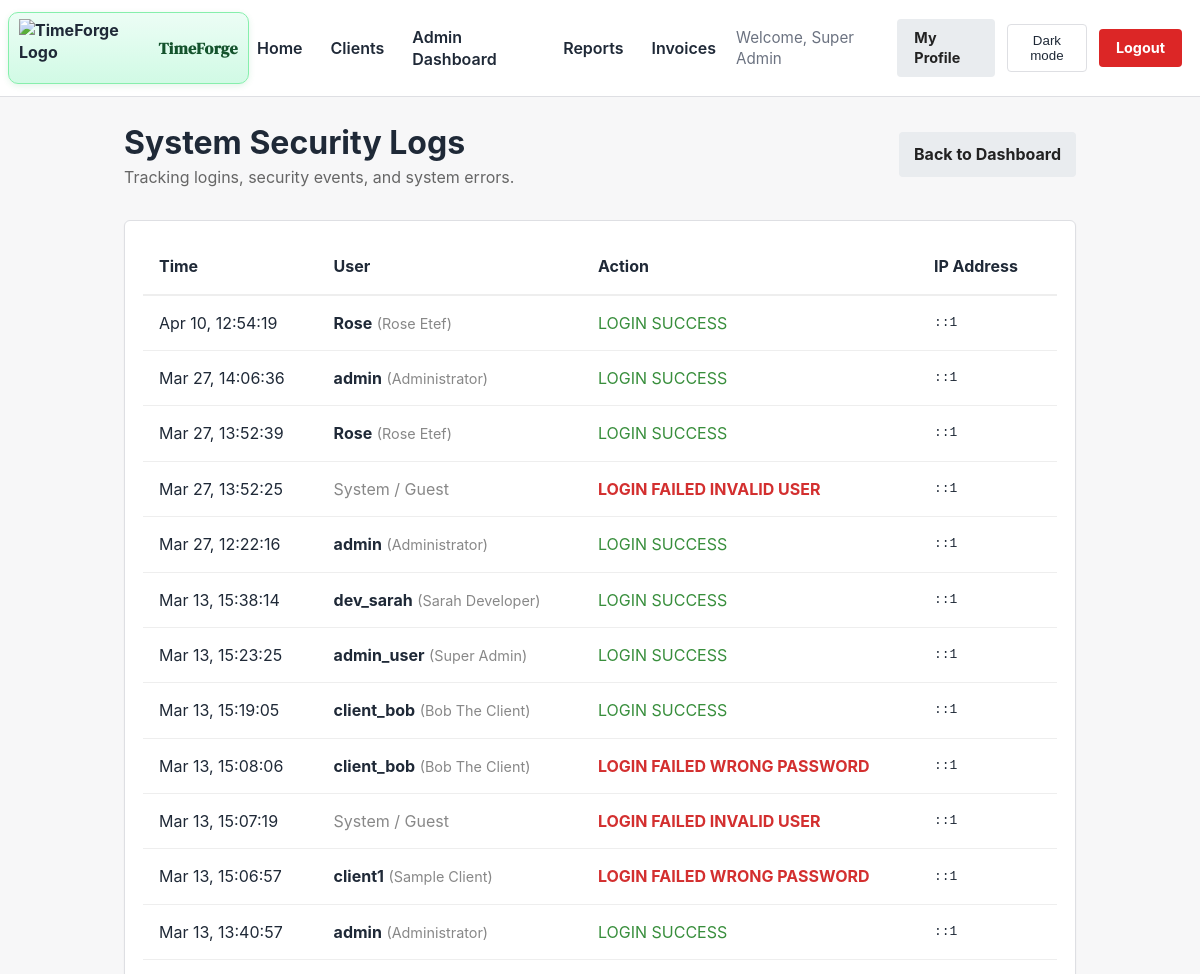
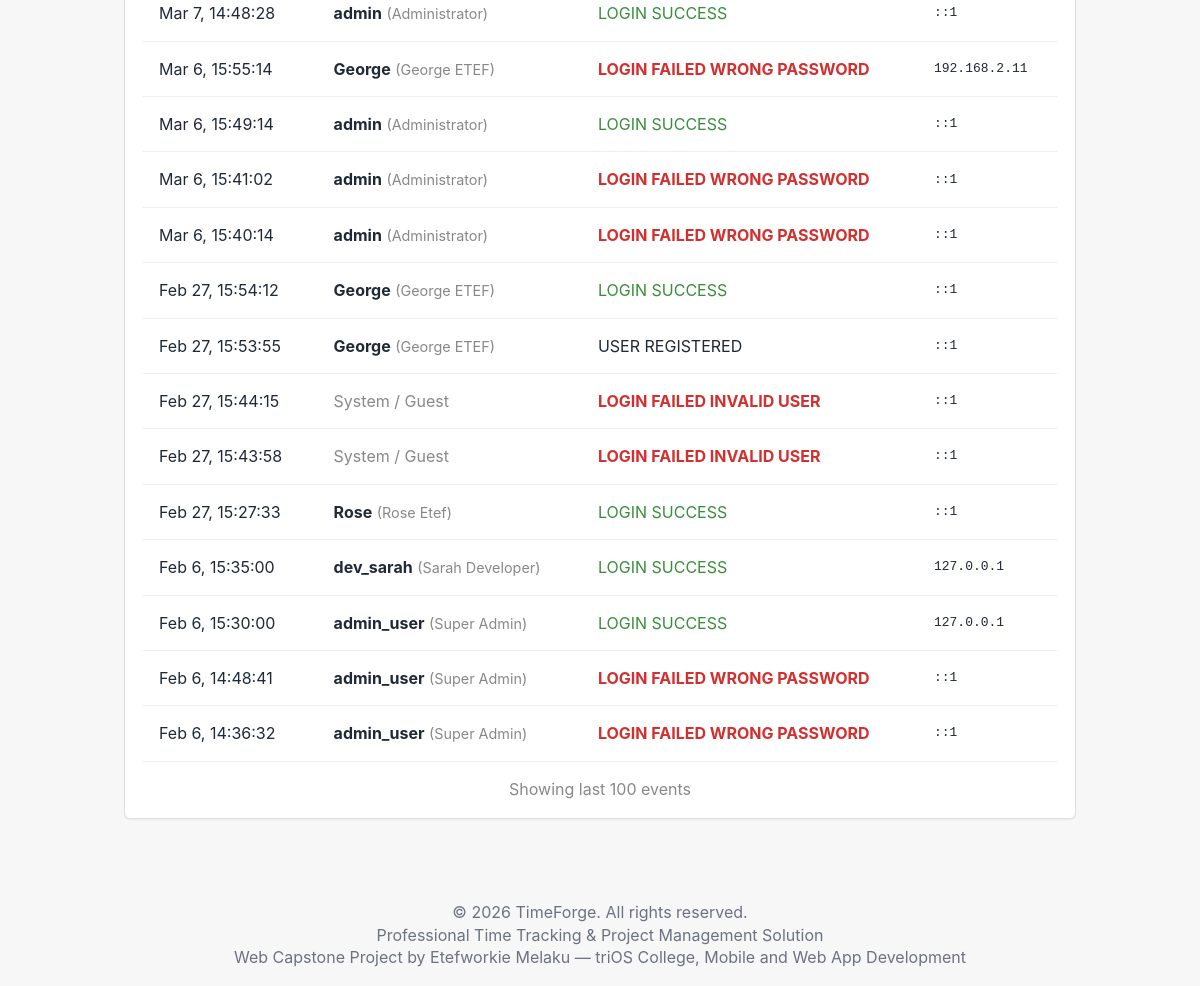
/admin/audit_logs.php (signed in), run on the app's committed database (2 pictures, top to bottom).
### tables this page shows
CREATE TABLE `audit_logs` (
  `id` int(11) NOT NULL AUTO_INCREMENT,
  `user_id` int(11) NOT NULL,
  `action` varchar(100) NOT NULL,
  `ip_address` varchar(45) DEFAULT NULL,
  `user_agent` text DEFAULT NULL,
  `created_at` timestamp NOT NULL DEFAULT current_timestamp(),
  PRIMARY KEY (`id`),
  KEY `user_id` (`user_id`)
);

CREATE TABLE `users` (
  `id` int(11) NOT NULL AUTO_INCREMENT,
  `username` varchar(50) NOT NULL,
  `email` varchar(100) NOT NULL,
  `password` varchar(255) NOT NULL,
  `role` enum('admin','freelancer','client') NOT NULL DEFAULT 'freelancer',
  `full_name` varchar(100) NOT NULL,
  `company_name` varchar(150) DEFAULT NULL,
  `business_tagline` varchar(200) DEFAULT NULL,
  `is_active` tinyint(1) DEFAULT 1,
  `last_login` datetime DEFAULT NULL,
  `last_active_at` datetime DEFAULT NULL,
  `current_project_id` int(11) DEFAULT NULL,
  `password_reset_token` varchar(255) DEFAULT NULL,
  `password_reset_expires` datetime DEFAULT NULL,
  `created_at` timestamp NOT NULL DEFAULT current_timestamp(),
  `updated_at` timestamp NOT NULL DEFAULT current_timestamp() ON UPDATE current_timestamp(),
  PRIMARY KEY (`id`),
  UNIQUE KEY `username` (`username`),
  UNIQUE KEY `email` (`email`),
  KEY `users_fk_current_project` (`current_project_id`),
  CONSTRAINT `users_fk_current_project` FOREIGN KEY (`current_project_id`) REFERENCES `projects` (`id`) ON DELETE SET NULL
);

### admin/audit_logs.php (the view, shortened to what this page needs)
<?php
require_once __DIR__ . '/../includes/auth.php';
try {
    $sql = "
        SELECT al.*, u.username, u.full_name
        FROM audit_logs al
        LEFT JOIN users u ON al.user_id = u.id
        ORDER BY al.created_at DESC
        LIMIT 100
    ";
    $stmt = $pdo->query($sql);
    $logs = $stmt->fetchAll(PDO::FETCH_ASSOC);
} catch (PDOException $e) {
    die("Error fetching logs: " . $e->getMessage());
}
?>
<!DOCTYPE html>
<html lang="en">
<head>
    <link rel="stylesheet" href="/TimeForge_Capstone/css/style.css">
</head>
<body>
    <?php include_once __DIR__ . '/../includes/header_partial.php'; ?>
    <div class="container">
        <div style="display: flex; justify-content: space-between; align-items: center; margin-bottom: 2rem;">
            <div>
                <h1>System Security Logs</h1>
                <p style="color: #666;">Tracking logins, security events, and system errors.</p>
            </div>
            <a href="/TimeForge_Capstone/admin/dashboard.php" class="btn btn-secondary">Back to Dashboard</a>
        </div>
        <div class="card">
            <div style="overflow-x: auto;">
                <table style="width: 100%; border-collapse: collapse;">
                    <thead>
                        <tr style="border-bottom: 2px solid #eee; text-align: left;">
                            <th style="padding: 1rem;">Time</th>
                            <th style="padding: 1rem;">User</th>
                            <th style="padding: 1rem;">Action</th>
                            <th style="padding: 1rem;">IP Address</th>
                        </tr>
                    </thead>
                    <tbody>
                        <?php foreach ($logs as $log):
                            $actionClass = '';
                            if (strpos($log['action'], 'failed') !== false) $actionClass = 'color: #d32f2f; font-weight: bold;';
                            elseif (strpos($log['action'], 'success') !== false) $actionClass = 'color: #388e3c;';
                        ?>
                        <tr style="border-bottom: 1px solid #eee;">
                            <td style="padding: 1rem; white-space: nowrap;">
                                <?= date('M j, H:i:s', strtotime($log['created_at'])) ?>
                            </td>
                            <td style="padding: 1rem;">
                                <?php if ($log['user_id'] && $log['username']): ?>
                                    <strong><?= htmlspecialchars($log['username']) ?></strong>
                                    <span style="color: #888; font-size: 0.9em;">(<?= htmlspecialchars($log['full_name']) ?>)</span>
                                <?php else: ?>
                                    <span style="color: #888;">System / Guest</span>
                                <?php endif; ?>
                            </td>
                            <td style="padding: 1rem; <?= $actionClass ?>">
                                <?= htmlspecialchars(str_replace('_', ' ', strtoupper($log['action']))) ?>
                            </td>
                            <td style="padding: 1rem; font-family: monospace;">
                                <?= htmlspecialchars($log['ip_address']) ?>
                            </td>
                        </tr>
                        <?php endforeach; ?>
                    </tbody>
                </table>
            </div>
            <p style="text-align: center; margin-top: 1rem; color: #888;">Showing last 100 events</p>
        </div>
    </div>
    <?php include_once __DIR__ . '/../includes/footer_partial.php'; ?>
</body>
</html>

### css/style.css (style rules this page uses)
* { margin: 0; padding: 0; box-sizing: border-box; }
html, body { height: 100%; }
body { font-family: -apple-system, BlinkMacSystemFont, "Segoe UI", Roboto, Arial, sans-serif; background: #f7f7f8; color: #1f2937; line-height: 1.4; transition: background-color 0.3s ease, color 0.3s ease; }
a { color: #2563eb; text-decoration: none; }
.container { max-width: 1000px; margin: 0 auto; padding: 24px; }
.card { background: #ffffff; border: 1px solid #dedfe3; border-radius: 6px; padding: 18px; box-shadow: 0 1px 2px rgba(0, 0, 0, 0.06); }
.btn { display: inline-block; padding: 10px 14px; border-radius: 4px; border: 1px solid transparent; font-weight: 700; cursor: pointer; }
.btn-secondary { background: #e9ecef; color: #222; }

### css/time_tracker.css (style rules this page uses)
:root { --tf-timer-bg: #1e1e2d; --tf-timer-text: #ffffff; --tf-timer-accent: #00d2b5; --tf-timer-danger: #ff5b5b; --tf-timer-idle: #f39c12; }

### data on the page
audit_logs: created_at "Apr 10, 12:54:19", user.username "Rose", user.full_name "Rose Etef", action "LOGIN SUCCESS", ip_address "::1"
audit_logs: created_at "Mar 27, 14:06:36", user.username "admin", user.full_name "Administrator", action "LOGIN SUCCESS", ip_address "::1"
audit_logs: created_at "Mar 27, 13:52:39", user.username "Rose", user.full_name "Rose Etef", action "LOGIN SUCCESS", ip_address "::1"
audit_logs: created_at "Mar 27, 13:52:25", shows "System / Guest", action "LOGIN FAILED INVALID USER", ip_address "::1"
audit_logs: created_at "Mar 27, 12:22:16", user.username "admin", user.full_name "Administrator", action "LOGIN SUCCESS", ip_address "::1"
audit_logs: created_at "Mar 13, 15:38:14", user.username "dev_sarah", user.full_name "Sarah Developer", action "LOGIN SUCCESS", ip_address "::1"
audit_logs: created_at "Mar 13, 15:23:25", user.username "admin_user", user.full_name "Super Admin", action "LOGIN SUCCESS", ip_address "::1"
audit_logs: created_at "Mar 13, 15:19:05", user.username "client_bob", user.full_name "Bob The Client", action "LOGIN SUCCESS", ip_address "::1"
audit_logs: created_at "Mar 13, 15:08:06", user.username "client_bob", user.full_name "Bob The Client", action "LOGIN FAILED WRONG PASSWORD", ip_address "::1"
audit_logs: created_at "Mar 13, 15:07:19", shows "System / Guest", action "LOGIN FAILED INVALID USER", ip_address "::1"
audit_logs: created_at "Mar 13, 15:06:57", user.username "client1", user.full_name "Sample Client", action "LOGIN FAILED WRONG PASSWORD", ip_address "::1"
audit_logs: created_at "Mar 13, 13:40:57", user.username "admin", user.full_name "Administrator", action "LOGIN SUCCESS", ip_address "::1"
audit_logs: created_at "Mar 7, 14:48:28", user.username "admin", user.full_name "Administrator", action "LOGIN SUCCESS", ip_address "::1"
audit_logs: created_at "Mar 6, 15:55:14", user.username "George", user.full_name "George ETEF", action "LOGIN FAILED WRONG PASSWORD", ip_address "192.168.2.11"
audit_logs: created_at "Mar 6, 15:49:14", user.username "admin", user.full_name "Administrator", action "LOGIN SUCCESS", ip_address "::1"
audit_logs: created_at "Mar 6, 15:41:02", user.username "admin", user.full_name "Administrator", action "LOGIN FAILED WRONG PASSWORD", ip_address "::1"
audit_logs: created_at "Mar 6, 15:40:14", user.username "admin", user.full_name "Administrator", action "LOGIN FAILED WRONG PASSWORD", ip_address "::1"
audit_logs: created_at "Feb 27, 15:54:12", user.username "George", user.full_name "George ETEF", action "LOGIN SUCCESS", ip_address "::1"
audit_logs: created_at "Feb 27, 15:53:55", user.username "George", user.full_name "George ETEF", action "USER REGISTERED", ip_address "::1"
audit_logs: created_at "Feb 27, 15:44:15", shows "System / Guest", action "LOGIN FAILED INVALID USER", ip_address "::1"
audit_logs: created_at "Feb 27, 15:43:58", shows "System / Guest", action "LOGIN FAILED INVALID USER", ip_address "::1"
audit_logs: created_at "Feb 27, 15:27:33", user.username "Rose", user.full_name "Rose Etef", action "LOGIN SUCCESS", ip_address "::1"
audit_logs: created_at "Feb 6, 15:35:00", user.username "dev_sarah", user.full_name "Sarah Developer", action "LOGIN SUCCESS", ip_address "127.0.0.1"
audit_logs: created_at "Feb 6, 15:30:00", user.username "admin_user", user.full_name "Super Admin", action "LOGIN SUCCESS", ip_address "127.0.0.1"
audit_logs: created_at "Feb 6, 14:48:41", user.username "admin_user", user.full_name "Super Admin", action "LOGIN FAILED WRONG PASSWORD", ip_address "::1"
audit_logs: created_at "Feb 6, 14:36:32", user.username "admin_user", user.full_name "Super Admin", action "LOGIN FAILED WRONG PASSWORD", ip_address "::1"

### other printed values
$current_user['full_name'] "Super Admin"
